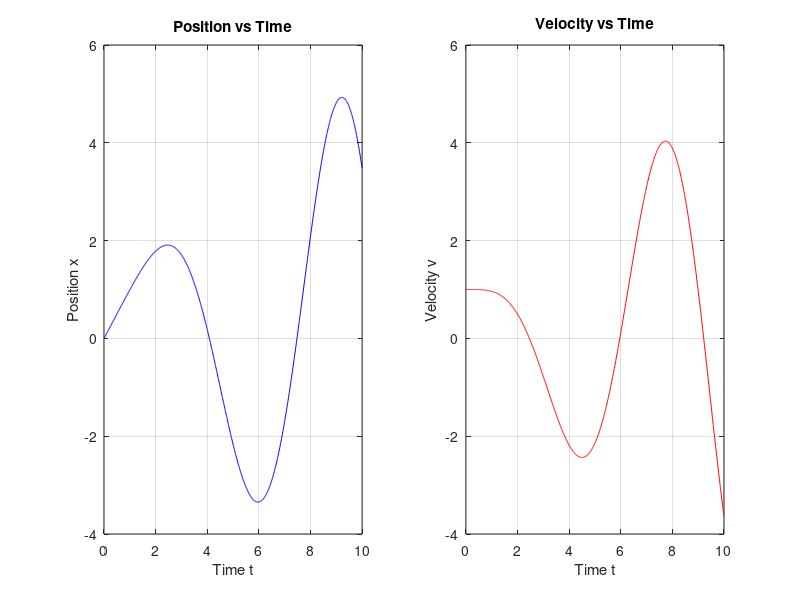

Reproduce this figure in MATLAB.
% symplectic_euler_oscillator.m
% Semi-implicit (symplectic) Euler for y''(t) + y(t) = sin(t)

T = 10;
h = 0.01;
N = round(T/h) + 1;
t = linspace(0, T, N);

x = zeros(1, N);   % position
v = zeros(1, N);   % velocity

x(1) = 0;
v(1) = 1;

for n = 2:N
    x(n) = x(n-1) + h * v(n-1);
    v(n) = v(n-1) + h * (-x(n-1) + sin(t(n-1)));
end

figure;
subplot(1,2,1)
plot(t, x, 'b')
xlabel('Time t')
ylabel('Position x')
title('Position vs Time')
grid on

subplot(1,2,2)
plot(t, v, 'r')
xlabel('Time t')
ylabel('Velocity v')
title('Velocity vs Time')
grid on